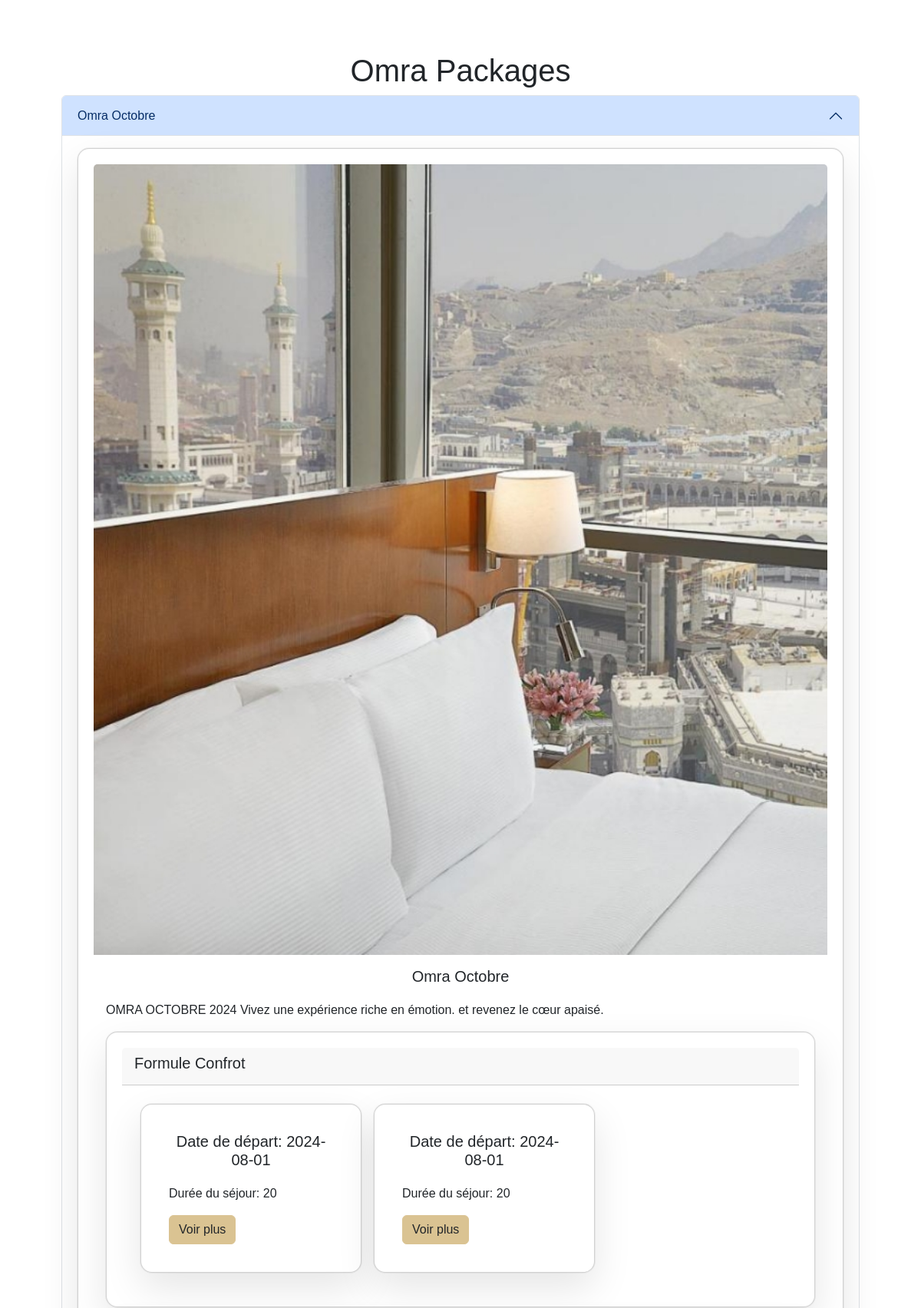
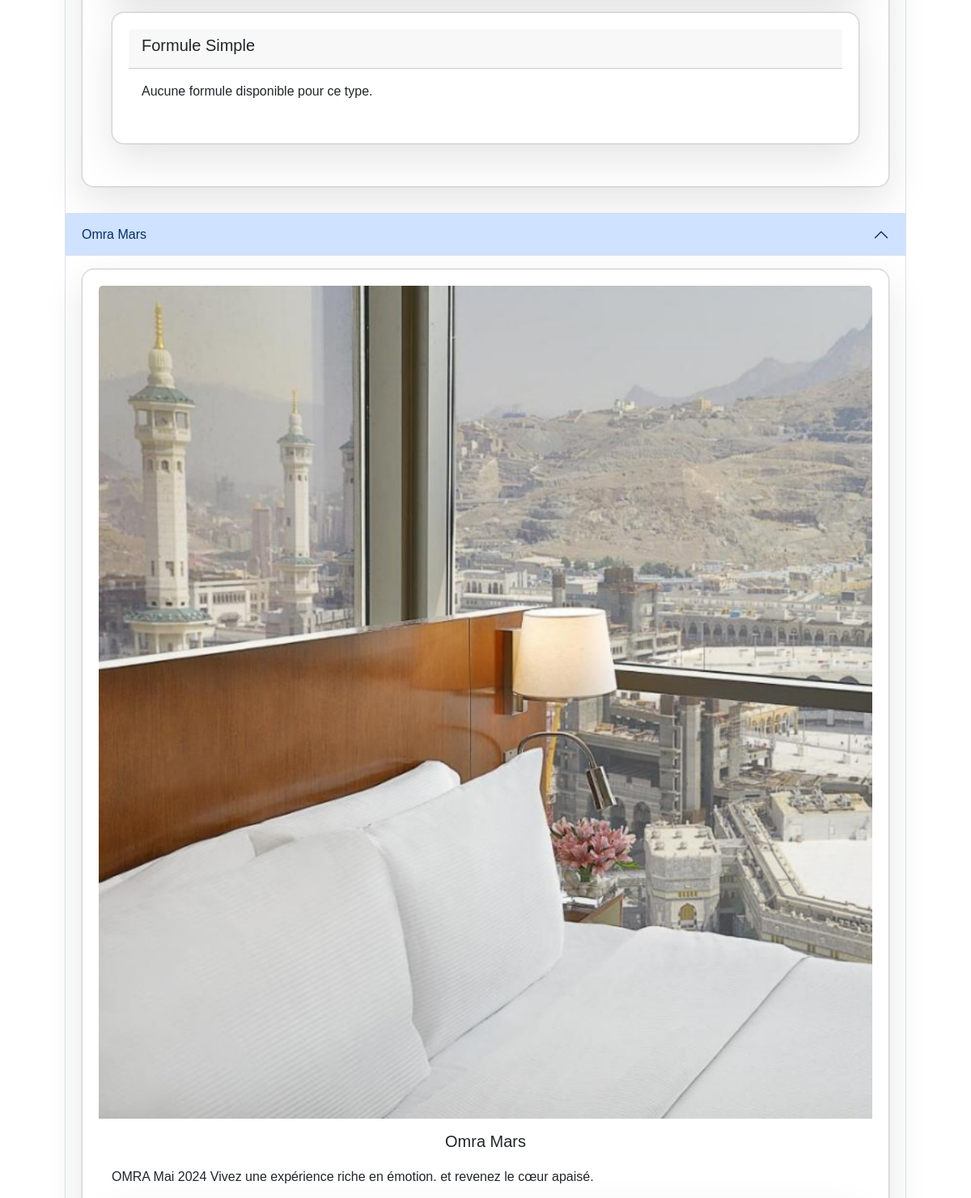
Screenshot of /wess.php (upper part) with the database file from the repository (2 pictures, top to bottom).
### tables this page shows
CREATE TABLE `omra_packages` (
  `id` int(11) NOT NULL,
  `nom` varchar(255) NOT NULL,
  `description` text NOT NULL,
  `photo` varchar(255) NOT NULL
);

CREATE TABLE `type_formule_omra` (
  `id` int(11) NOT NULL,
  `nom` varchar(255) NOT NULL,
  `formule_parent_id` int(11) DEFAULT NULL
);

CREATE TABLE `formules` (
  `id` int(11) NOT NULL,
  `package_id` int(11) NOT NULL,
  `date_depart` date DEFAULT NULL,
  `date_retour` date DEFAULT NULL,
  `statut` enum('activé','désactivé') NOT NULL,
  `duree_sejour` varchar(255) NOT NULL,
  `prix_chambre_quadruple` decimal(10,2) NOT NULL,
  `prix_chambre_triple` decimal(10,2) NOT NULL,
  `prix_chambre_double` decimal(10,2) NOT NULL,
  `prix_chambre_single` decimal(10,2) NOT NULL,
  `child_discount` decimal(10,2) NOT NULL,
  `prix_bebe` decimal(10,2) NOT NULL,
  `prix_chambre_quadruple_promo` decimal(10,2) NOT NULL,
  `prix_chambre_triple_promo` decimal(10,2) NOT NULL,
  `prix_chambre_double_promo` decimal(10,2) NOT NULL,
  `prix_chambre_single_promo` decimal(10,2) NOT NULL,
  `type_id` int(11) DEFAULT NULL,
  `created_at` timestamp NOT NULL DEFAULT current_timestamp() ON UPDATE current_timestamp(),
  `programs_id` longtext DEFAULT NULL CHECK (json_valid(`programs_id`))
);

### wess.php (the view, shortened to what this page needs)
<?php
$servername = "localhost";
$username = "root";
$password = "";
$dbname = "albayt";
$conn = mysqli_connect($servername, $username, $password, $dbname);
$sql_packages = "SELECT * FROM omra_packages";
$result_packages = mysqli_query($conn, $sql_packages);
?>
<!DOCTYPE html>
<html lang="fr">
<head>
    <link rel="stylesheet" href="https://cdnjs.cloudflare.com/ajax/libs/font-awesome/5.15.4/css/all.min.css"
 />
    <link href="https://cdn.jsdelivr.net/npm/bootstrap@5.1.0/dist/css/bootstrap.min.css" rel="stylesheet">
    <link href="https://cdn.jsdelivr.net/npm/bootstrap@5.3.0/dist/css/bootstrap.min.css" rel="stylesheet">
    <link rel="stylesheet" href="https://cdnjs.cloudflare.com/ajax/libs/font-awesome/6.4.0/css/all.min.css">
</head>
<body>
    <main class="container mt-5">
        <h1 class="text-center">Omra Packages</h1>
        <div class="accordion" id="omraPackagesAccordion">
            <?php
            if (mysqli_num_rows($result_packages) > 0) {
                while ($package = mysqli_fetch_assoc($result_packages)) {
                    $package_id = $package['id'];
                    $package_name = $package['nom'];
                    $package_description = $package['description'];
                    $package_photo = $package['photo'];
                    ?>
                    <div class="accordion-item">
                        <h2 class="accordion-header" id="heading<?php echo $package_id; ?>">
                            <button class="accordion-button" type="button" data-bs-toggle="collapse"
                                data-bs-target="#collapse<?php echo $package_id; ?>" aria-expanded="true"
                                aria-controls="collapse<?php echo $package_id; ?>">
                                <?php echo $package_name; ?>
                            </button>
                        </h2>
                        <div id="collapse<?php echo $package_id; ?>" class="accordion-collapse collapse show"
                            aria-labelledby="heading<?php echo $package_id; ?>" data-bs-parent="#omraPackagesAccordion">
                            <div class="accordion-body">
                                <div class="card mb-3">
                                    <img src="<?php echo $package_photo; ?>" class="card-img-top" alt="<?php echo $package_name; ?>">
                                    <div class="card-body">
                                        <h5 class="card-title"><?php echo $package_name; ?></h5>
                                        <p class="card-text"><?php echo $package_description; ?></p>
                                        <?php
                                        $sql_types = "SELECT * FROM type_formule_omra WHERE formule_parent_id = $package_id";
                                        $result_types = mysqli_query($conn, $sql_types);
                                        if (mysqli_num_rows($result_types) > 0) {
                                            while ($type = mysqli_fetch_assoc($result_types)) {
                                                $type_id = $type['id'];
                                                $type_name = $type['nom'];
                                                ?>
                                                <div class="card mb-3">
                                                    <div class="card-header">
                                                        <h5><?php echo $type_name; ?></h5>
                                                    </div>
                                                    <div class="card-body">
                                                        <?php
                                                        $sql_formulas = "SELECT * FROM formules WHERE type_id = $type_id  AND package_id = $package_id AND statut = 'activé' ORDER BY prix_chambre_quadruple ASC";
                                                        $result_formulas = mysqli_query($conn, $sql_formulas);
                                                        if (mysqli_num_rows($result_formulas) > 0) {
                                                            ?>
                                                            <div class="row">
                                                                <div class="col-12">
                                                                    <div class="d-flex flex-wrap">
                                                                        <?php
                                                                        while ($formule = mysqli_fetch_assoc($result_formulas)) {
                                                                            $formule_id = $formule['id'];
                                                                            $date_depart = $formule['date_depart'];
                                                                            $duree_sejour = $formule['duree_sejour'];
                                                                            ?>
                                                                            <div class="card m-2 formule-item" style="width: 18rem;">
                                                                                <div class="card-body">
                                                                                    <h5 class="card-title">
                                                                                        Date de départ: <?php echo $date_depart; ?>
                                                                                    </h5>
                                                                                    <p class="card-text">
                                                                                        Durée du séjour: <?php echo $duree_sejour; ?>
                                                                                    </p>
                                                                                    <a href="#autreDatesModal<?php echo $formule_id; ?>"
                                                                                        class="btn btn-primary" data-bs-toggle="modal">
                                                                                        Voir plus
                                                                                    </a>
                                                                                </div>
                                                                            </div>
                                                                            <?php
                                                                        }
                                                                        ?>
                                                                    </div>
                                                                </div>
                                                            </div>
                                                            <?php
                                                        } else {
                                                            echo "<p>Aucune formule disponible pour ce type.</p>";
                                                        }
                                                        ?>
                                                    </div>
                                                </div>
                                                <?php
                                            }
                                        } else {
                                            echo "<p>Aucun type de formule disponible pour ce package pour le moment.</p>";
                                        }
                                        ?>
                                    </div>
                                </div>
                            </div>
                        </div>
                    </div>
                    <?php
                }
            } else {
                echo "<p>Aucun package Omra disponible pour le moment.</p>";
            }
            ?>
        </div>
    </main>
</body>
</html>

### wess.php (style rules this page uses)
.card-body a { text-decoration: none !important; color: inherit !important; }
body { font-family: Arial, sans-serif; margin: 0; padding: 0; box-sizing: border-box; }
.container { width: 90%; margin: auto; padding: 20px; border-radius: 10px; }
h2 { text-align: center; color: #333; }
.card { background-color: #FFF; box-shadow: 0 0 0 1px rgba(0, 0, 0, 0.05), 0 20px 50px 0 rgba(0, 0, 0, 0.1); border-radius: 15px; overflow: hidden; padding: 1.25rem; position: relative; transition: .15s ease-in; }
.card a { text-decoration: none; color: inherit; }
.btn-primary { color: #fff; background-color: #dac392; border-color: #dac392; }
@media (min-width: 1200px) { .container { max-width: 1300px; } }
h5.card-title { margin-bottom: 1em; }
h5.card-title { text-align: center; }

### rows the page displays
omra_packages: nom "Omra Octobre", photo (picture), description "OMRA OCTOBRE 2024 Vivez une expérience riche en émotion. et revenez le cœur apaisé."
type_formule_omra: nom "Formule Confrot"
formules: date_depart "2024-08-01", duree_sejour "20"
formules: date_depart "2024-08-01", duree_sejour "20"
type_formule_omra: nom "Formule Simple", shows "Aucune formule disponible pour ce type."
omra_packages: nom "Omra Mars", photo (picture), description "OMRA Mai 2024 Vivez une expérience riche en émotion. et revenez le cœur apaisé."
